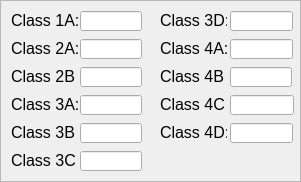
     <widget class="QFrame" name="TPointsFrame_2">
      <property name="geometry">
       <rect>
        <x>440</x>
        <y>250</y>
        <width>301</width>
        <height>182</height>
       </rect>
      </property>
      <property name="frameShape">
       <enum>QFrame::StyledPanel</enum>
      </property>
      <property name="frameShadow">
       <enum>QFrame::Raised</enum>
      </property>
      <widget class="QLineEdit" name="TPointsLineEdit_1A_2">
       <property name="geometry">
        <rect>
         <x>80</x>
         <y>11</y>
         <width>62</width>
         <height>20</height>
        </rect>
       </property>
       <property name="maximumSize">
        <size>
         <width>100</width>
         <height>16777215</height>
        </size>
       </property>
       <property name="layoutDirection">
        <enum>Qt::LeftToRight</enum>
       </property>
      </widget>
      <widget class="QLabel" name="ClassLabel_1A_2">
       <property name="geometry">
        <rect>
         <x>11</x>
         <y>11</y>
         <width>67</width>
         <height>19</height>
        </rect>
       </property>
       <property name="font">
        <font>
         <pointsize>12</pointsize>
        </font>
       </property>
       <property name="text">
        <string>Class 1A:</string>
       </property>
      </widget>
      <widget class="QLabel" name="ClassLabel_4D_2">
       <property name="geometry">
        <rect>
         <x>160</x>
         <y>123</y>
         <width>67</width>
         <height>19</height>
        </rect>
       </property>
       <property name="font">
        <font>
         <pointsize>12</pointsize>
        </font>
       </property>
       <property name="text">
        <string>Class 4D:</string>
       </property>
      </widget>
      <widget class="QLineEdit" name="TPointsLineEdit_4D_2">
       <property name="geometry">
        <rect>
         <x>230</x>
         <y>123</y>
         <width>63</width>
         <height>20</height>
        </rect>
       </property>
       <property name="maximumSize">
        <size>
         <width>100</width>
         <height>16777215</height>
        </size>
       </property>
       <property name="layoutDirection">
        <enum>Qt::LeftToRight</enum>
       </property>
      </widget>
      <widget class="QLabel" name="ClassLabel_3C_2">
       <property name="geometry">
        <rect>
         <x>11</x>
         <y>151</y>
         <width>66</width>
         <height>19</height>
        </rect>
       </property>
       <property name="font">
        <font>
         <pointsize>12</pointsize>
        </font>
       </property>
       <property name="text">
        <string>Class 3C:</string>
       </property>
      </widget>
      <widget class="QLineEdit" name="TPointsLineEdit_3C_2">
       <property name="geometry">
        <rect>
         <x>80</x>
         <y>151</y>
         <width>62</width>
         <height>20</height>
        </rect>
       </property>
       <property name="maximumSize">
        <size>
         <width>100</width>
         <height>16777215</height>
        </size>
       </property>
       <property name="layoutDirection">
        <enum>Qt::LeftToRight</enum>
       </property>
      </widget>
      <widget class="QLabel" name="ClassLabel_3B_2">
       <property name="geometry">
        <rect>
         <x>11</x>
         <y>123</y>
         <width>65</width>
         <height>19</height>
        </rect>
       </property>
       <property name="font">
        <font>
         <pointsize>12</pointsize>
        </font>
       </property>
       <property name="text">
        <string>Class 3B:</string>
       </property>
      </widget>
      <widget class="QLineEdit" name="TPointsLineEdit_3B_2">
       <property name="geometry">
        <rect>
         <x>80</x>
         <y>123</y>
         <width>62</width>
         <height>20</height>
        </rect>
       </property>
       <property name="maximumSize">
        <size>
         <width>100</width>
         <height>16777215</height>
        </size>
       </property>
       <property name="layoutDirection">
        <enum>Qt::LeftToRight</enum>
       </property>
      </widget>
      <widget class="QLineEdit" name="TPointsLineEdit_3A_2">
       <property name="geometry">
        <rect>
         <x>80</x>
         <y>95</y>
         <width>62</width>
         <height>20</height>
        </rect>
       </property>
       <property name="maximumSize">
        <size>
         <width>100</width>
         <height>16777215</height>
        </size>
       </property>
       <property name="layoutDirection">
        <enum>Qt::LeftToRight</enum>
       </property>
      </widget>
      <widget class="QLabel" name="ClassLabel_3A_2">
       <property name="geometry">
        <rect>
         <x>11</x>
         <y>95</y>
         <width>67</width>
         <height>19</height>
        </rect>
       </property>
       <property name="font">
        <font>
         <pointsize>12</pointsize>
        </font>
       </property>
       <property name="text">
        <string>Class 3A:</string>
       </property>
      </widget>
      <widget class="QLabel" name="ClassLabel_2B_2">
       <property name="geometry">
        <rect>
         <x>11</x>
         <y>67</y>
         <width>65</width>
         <height>19</height>
        </rect>
       </property>
       <property name="font">
        <font>
         <pointsize>12</pointsize>
        </font>
       </property>
       <property name="text">
        <string>Class 2B:</string>
       </property>
      </widget>
      <widget class="QLineEdit" name="TPointsLineEdit_2B_2">
       <property name="geometry">
        <rect>
         <x>80</x>
         <y>67</y>
         <width>62</width>
         <height>20</height>
        </rect>
       </property>
       <property name="maximumSize">
        <size>
         <width>100</width>
         <height>16777215</height>
        </size>
       </property>
       <property name="layoutDirection">
        <enum>Qt::LeftToRight</enum>
       </property>
      </widget>
      <widget class="QLineEdit" name="TPointsLineEdit_2A_2">
       <property name="geometry">
        <rect>
         <x>80</x>
         <y>39</y>
         <width>62</width>
         <height>20</height>
        </rect>
       </property>
       <property name="maximumSize">
        <size>
         <width>100</width>
         <height>16777215</height>
        </size>
       </property>
       <property name="layoutDirection">
        <enum>Qt::LeftToRight</enum>
       </property>
      </widget>
      <widget class="QLabel" name="ClassLabel_2A_2">
       <property name="geometry">
        <rect>
         <x>11</x>
         <y>39</y>
         <width>67</width>
         <height>19</height>
        </rect>
       </property>
       <property name="font">
        <font>
         <pointsize>12</pointsize>
        </font>
       </property>
       <property name="text">
        <string>Class 2A:</string>
       </property>
      </widget>
      <widget class="QLabel" name="ClassLabel_4B_2">
       <property name="geometry">
        <rect>
         <x>160</x>
         <y>67</y>
         <width>65</width>
         <height>19</height>
        </rect>
       </property>
       <property name="font">
        <font>
         <pointsize>12</pointsize>
        </font>
       </property>
       <property name="text">
        <string>Class 4B:</string>
       </property>
      </widget>
      <widget class="QLineEdit" name="TPointsLineEdit_4B_2">
       <property name="geometry">
        <rect>
         <x>230</x>
         <y>67</y>
         <width>62</width>
         <height>20</height>
        </rect>
       </property>
       <property name="maximumSize">
        <size>
         <width>100</width>
         <height>16777215</height>
        </size>
       </property>
       <property name="layoutDirection">
        <enum>Qt::LeftToRight</enum>
       </property>
      </widget>
      <widget class="QLineEdit" name="TPointsLineEdit_4A_2">
       <property name="geometry">
        <rect>
         <x>230</x>
         <y>39</y>
         <width>63</width>
         <height>20</height>
        </rect>
       </property>
       <property name="maximumSize">
        <size>
         <width>100</width>
         <height>16777215</height>
        </size>
       </property>
       <property name="layoutDirection">
        <enum>Qt::LeftToRight</enum>
       </property>
      </widget>
      <widget class="QLabel" name="ClassLabel_4A_2">
       <property name="geometry">
        <rect>
         <x>160</x>
         <y>39</y>
         <width>67</width>
         <height>19</height>
        </rect>
       </property>
       <property name="font">
        <font>
         <pointsize>12</pointsize>
        </font>
       </property>
       <property name="text">
        <string>Class 4A:</string>
       </property>
      </widget>
      <widget class="QLabel" name="ClassLabel_3D_2">
       <property name="geometry">
        <rect>
         <x>160</x>
         <y>11</y>
         <width>67</width>
         <height>19</height>
        </rect>
       </property>
       <property name="font">
        <font>
         <pointsize>12</pointsize>
        </font>
       </property>
       <property name="text">
        <string>Class 3D:</string>
       </property>
      </widget>
      <widget class="QLineEdit" name="TPointsLineEdit_3D_2">
       <property name="geometry">
        <rect>
         <x>230</x>
         <y>11</y>
         <width>63</width>
         <height>20</height>
        </rect>
       </property>
       <property name="maximumSize">
        <size>
         <width>100</width>
         <height>16777215</height>
        </size>
       </property>
       <property name="layoutDirection">
        <enum>Qt::LeftToRight</enum>
       </property>
      </widget>
      <widget class="QLineEdit" name="TPointsLineEdit_4C_2">
       <property name="geometry">
        <rect>
         <x>230</x>
         <y>95</y>
         <width>64</width>
         <height>20</height>
        </rect>
       </property>
       <property name="maximumSize">
        <size>
         <width>100</width>
         <height>16777215</height>
        </size>
       </property>
       <property name="layoutDirection">
        <enum>Qt::LeftToRight</enum>
       </property>
      </widget>
      <widget class="QLabel" name="ClassLabel_4C_2">
       <property name="geometry">
        <rect>
         <x>160</x>
         <y>95</y>
         <width>66</width>
         <height>19</height>
        </rect>
       </property>
       <property name="font">
        <font>
         <pointsize>12</pointsize>
        </font>
       </property>
       <property name="text">
        <string>Class 4C:</string>
       </property>
      </widget>
     </widget>
